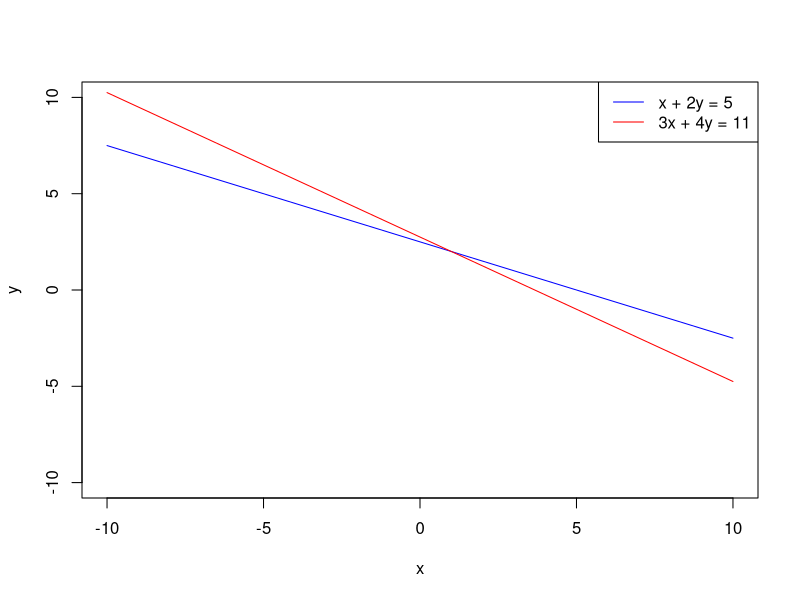
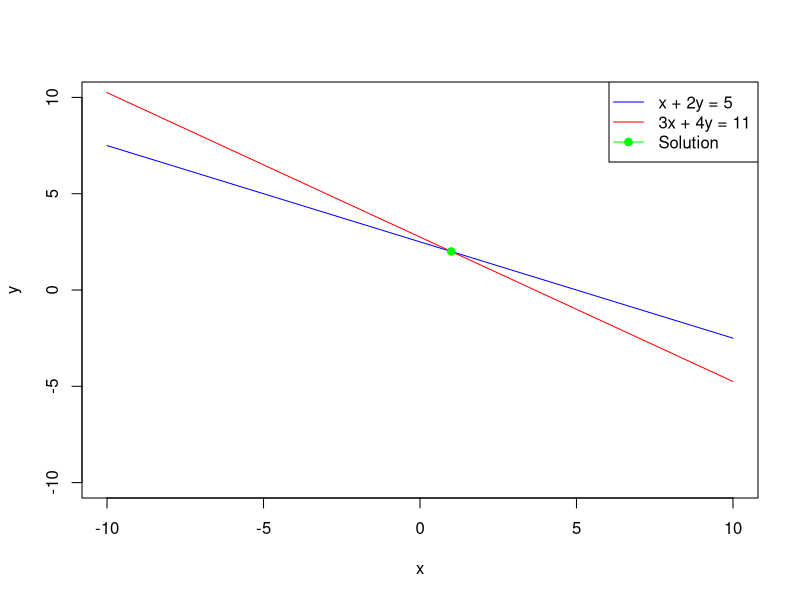
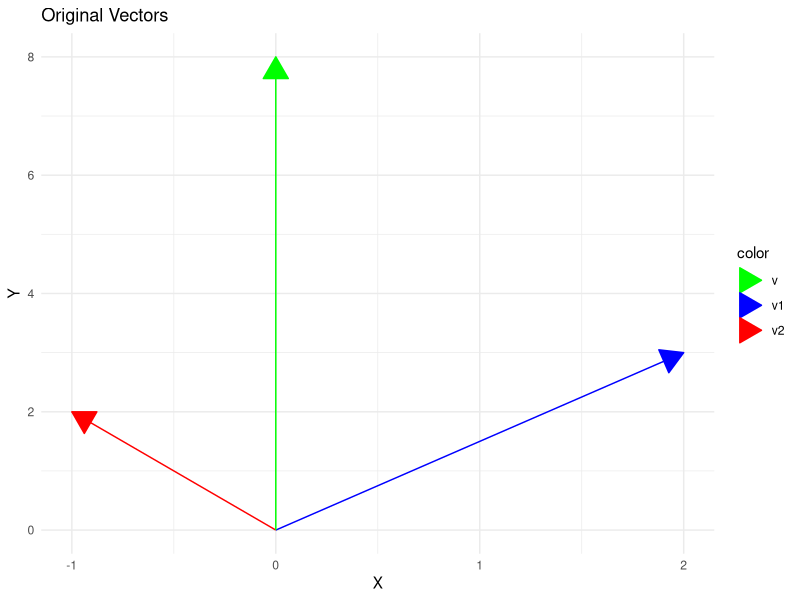
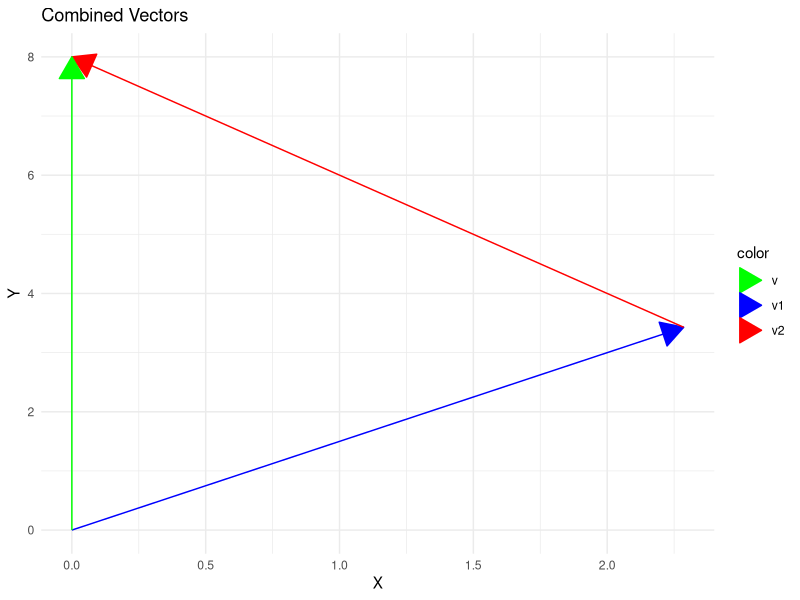

Generate these figures, in order, with R:
## ---- chunk 1
knitr::opts_chunk$set(echo = TRUE)
## ---- chunk 2
A <- matrix(c(1, 2, 3, 4), byrow = T, nrow = 2)
B <- matrix(c(2, 3, 4, 5), byrow = T, nrow = 2)

# Matrix Addition
C <- A + B
print(C)
## ---- chunk 3
A <- matrix(c(1,3,2,4), nrow=2)
B <- matrix(c(2,1,0,2), nrow=2)
C <- A %*% B
print(C)
## ---- chunk 4
eq1 <- function(x) { (5 - x) / 2 }
eq2 <- function(x) { (11 - 3*x) / 4 }

x_vals <- seq(-10, 10, length.out = 200)
y_vals1 <- eq1(x_vals)
y_vals2 <- eq2(x_vals)

plot(x_vals, y_vals1, type='l', col='blue', ylim=c(-10, 10), ylab='y', xlab='x')
lines(x_vals, y_vals2, col='red')
legend("topright", legend=c("x + 2y = 5", "3x + 4y = 11"), col=c("blue", "red"), lty=1)
## ---- chunk 5
A <- matrix(c(1, 3, 2, 4), nrow=2)
b <- c(5, 11)

solution <- solve(A, b)

plot(x_vals, y_vals1, type='l', col='blue', ylim=c(-10, 10), ylab='y', xlab='x')
lines(x_vals, y_vals2, col='red')
points(solution[1], solution[2], pch=19, col='green')
legend("topright", legend=c("x + 2y = 5", "3x + 4y = 11", "Solution"), col=c("blue", "red", "green"), lty=1, pch=c(NA, NA, 19))
## ---- chunk 6
A <- matrix(c(2, 3, -1, 2), nrow=2)
b <- c(0, 8)

solution <- solve(A, b)
cat("c_1 =", solution[1], "c_2 =", solution[2], "\n")
## ---- chunk 7
library(ggplot2)

# Define the original vectors and their combination
v1 <- c(2, 3)
v2 <- c(-1, 2)
v <- solution[1] * v1 + solution[2] * v2

# Create a data frame for plotting
vectors_df <- data.frame(
  x = c(0, 0, 0),
  y = c(0, 0, 0),
  xend = c(v1[1], v2[1], v[1]),
  yend = c(v1[2], v2[2], v[2]),
  color = c("v1", "v2", "v")
)

# Plot
ggplot() +
  geom_segment(data = vectors_df, aes(x = x, y = y, xend = xend, yend = yend, color = color), arrow = arrow(type = "closed")) +
  scale_color_manual(values = c("v1" = "blue", "v2" = "red", "v" = "green")) +
  labs(title = "Original Vectors", x = "X", y = "Y") +
  theme_minimal()

# Create a data frame for plotting
vectors_df <- data.frame(
  x = c(0, v1[1]*solution[1], 0),
  y = c(0, v1[2]*solution[1], 0),
  xend = c(v1[1]*solution[1], v1[1]*solution[1]+v2[1]*solution[2], v[1]),
  yend = c(v1[2]*solution[1], v1[2]*solution[1]+v2[2]*solution[2], v[2]),
  color = c("v1", "v2", "v")
)

ggplot() +
  geom_segment(data = vectors_df, aes(x = x, y = y, xend = xend, yend = yend, color = color), arrow = arrow(type = "closed")) +
  scale_color_manual(values = c("v1" = "blue", "v2" = "red", "v" = "green")) +
  labs(title = "Combined Vectors", x = "X", y = "Y") +
  theme_minimal()
